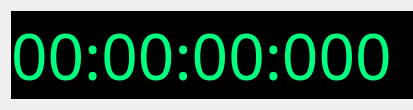
<?xml version="1.0" encoding="UTF-8"?>
<ui version="4.0">
 <class>ChronoWidget</class>
 <widget class="QWidget" name="ChronoWidget">
  <property name="geometry">
   <rect>
    <x>0</x>
    <y>0</y>
    <width>413</width>
    <height>94</height>
   </rect>
  </property>
  <property name="minimumSize">
   <size>
    <width>413</width>
    <height>0</height>
   </size>
  </property>
  <property name="maximumSize">
   <size>
    <width>413</width>
    <height>16777215</height>
   </size>
  </property>
  <property name="windowTitle">
   <string>Form</string>
  </property>
  <layout class="QVBoxLayout" name="verticalLayout">
   <item>
    <layout class="QHBoxLayout" name="horizontalLayout">
     <item>
      <widget class="QLabel" name="displayLabel">
       <property name="minimumSize">
        <size>
         <width>413</width>
         <height>0</height>
        </size>
       </property>
       <property name="maximumSize">
        <size>
         <width>413</width>
         <height>16777215</height>
        </size>
       </property>
       <property name="font">
        <font>
         <family>alarm clock</family>
         <pointsize>48</pointsize>
        </font>
       </property>
       <property name="styleSheet">
        <string notr="true">background-color: rgb(0, 0, 0);
color: rgb(0, 255, 127);</string>
       </property>
       <property name="text">
        <string>00:00:00:000</string>
       </property>
       <property name="textFormat">
        <enum>Qt::RichText</enum>
       </property>
      </widget>
     </item>
    </layout>
   </item>
  </layout>
 </widget>
 <resources/>
 <connections/>
</ui>
